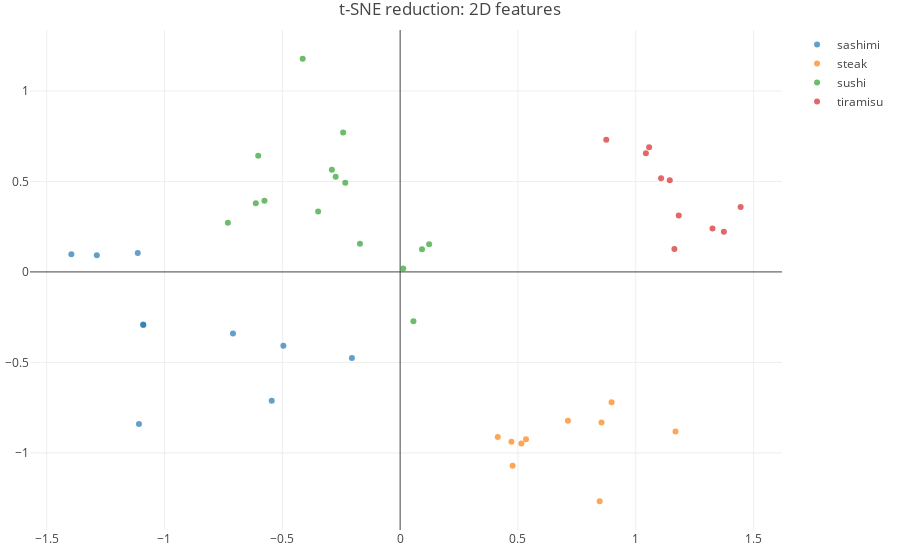

The notebook cell this image was saved under:
### Code cell
traces=[]

for n in range(0,number_of_recipe_categories):
    df_category=df_TSNE_2D[(df_TSNE_2D.category_indices==n)]
    point_name=str(df_category.labels[df_category.index[0]])
    trace = go.Scatter(
    x=df_category['pca-1'],
    y=df_category['pca-2'],
    mode='markers',
    marker=dict(
        colorscale='Viridis',
        opacity=0.7,
        line=dict(color='rgb(140, 140, 170)')
    ),
    name=point_name,
    text=df_category['text_names'],
    )

    traces.append(trace)

layout = go.Layout(
    title='t-SNE reduction: 2D features',
    hovermode='closest',
    margin=dict(
       l=30,
       r=30,
       b=30,
       t=30
    ),
      scene = dict(
        xaxis = dict(
            title='pca-1',
       ),
       yaxis = dict(
           title='pca-2',
       ),
    ),
 
)

fig = go.Figure(data=traces, layout=layout)
iplot(fig)

### Figure 1 — Plotly figure (JSON) as saved in the notebook; plotly's stock layout.template omitted (floating-point values rounded to 4 significant figures)
{"data": [{"marker": {"colorscale": "Viridis", "line": {"color": "rgb(140, 140, 170)"}, "opacity": 0.7}, "mode": "markers", "name": "sashimi", "text": ["1.txt", "10.txt", "2.txt", "3.txt", "4.txt", "5.txt", "6.txt", "7.txt", "8.txt", "9.txt"], "type": "scatter", "uid": "9b4af84f-131c-43ca-844a-40387ea5e2b0", "x": [-0.4954, -1.108, -1.09, -1.113, -1.287, -0.7093, -1.395, -0.5449, -1.091, -0.2046], "y": [-0.4084, -0.8401, -0.2935, 0.1042, 0.09274, -0.3409, 0.09817, -0.7119, -0.2911, -0.4759]}, {"marker": {"colorscale": "Viridis", "line": {"color": "rgb(140, 140, 170)"}, "opacity": 0.7}, "mode": "markers", "name": "steak", "text": ["1.txt", "10.txt", "2.txt", "3.txt", "4.txt", "5.txt", "6.txt", "7.txt", "8.txt", "9.txt"], "type": "scatter", "uid": "bc790e0b-b798-47b5-aea7-6e5cac351a5c", "x": [0.5343, 0.5146, 0.8469, 0.4723, 1.169, 0.4144, 0.4774, 0.7122, 0.8974, 0.8547], "y": [-0.9239, -0.948, -1.267, -0.9377, -0.8817, -0.9121, -1.071, -0.8219, -0.7201, -0.8322]}, {"marker": {"colorscale": "Viridis", "line": {"color": "rgb(140, 140, 170)"}, "opacity": 0.7}, "mode": "markers", "name": "sushi", "text": ["1.txt", "10.txt", "11.txt", "12.txt", "13.txt", "14.txt", "15.txt", "2.txt", "3.txt", "4.txt", "5.txt", "6.txt", "7.txt", "8.txt", "9.txt"], "type": "scatter", "uid": "1d6b6de9-b8ec-410c-a5cd-2cf266eca0c0", "x": [0.1232, -0.3479, -0.4134, -0.2736, -0.2327, -0.2896, -0.6125, 0.01297, 0.09297, 0.05642, -0.1705, -0.731, -0.6022, -0.5757, -0.2419], "y": [0.1531, 0.3334, 1.178, 0.5252, 0.4921, 0.5646, 0.3795, 0.01945, 0.1258, -0.2728, 0.1556, 0.2718, 0.6419, 0.3936, 0.77]}, {"marker": {"colorscale": "Viridis", "line": {"color": "rgb(140, 140, 170)"}, "opacity": 0.7}, "mode": "markers", "name": "tiramisu", "text": ["1.txt", "10.txt", "2.txt", "3.txt", "4.txt", "5.txt", "6.txt", "7.txt", "8.txt", "9.txt"], "type": "scatter", "uid": "9567df4d-c81b-418d-b3aa-e5a0245f0b95", "x": [1.107, 1.043, 1.182, 1.374, 0.8749, 1.144, 1.326, 1.057, 1.164, 1.445], "y": [0.517, 0.6552, 0.3113, 0.2223, 0.7308, 0.5069, 0.2404, 0.6882, 0.1271, 0.358]}], "layout": {"hovermode": "closest", "margin": {"b": 30, "l": 30, "r": 30, "t": 30}, "scene": {"xaxis": {"title": "pca-1"}, "yaxis": {"title": "pca-2"}}, "title": "t-SNE reduction: 2D features"}}
